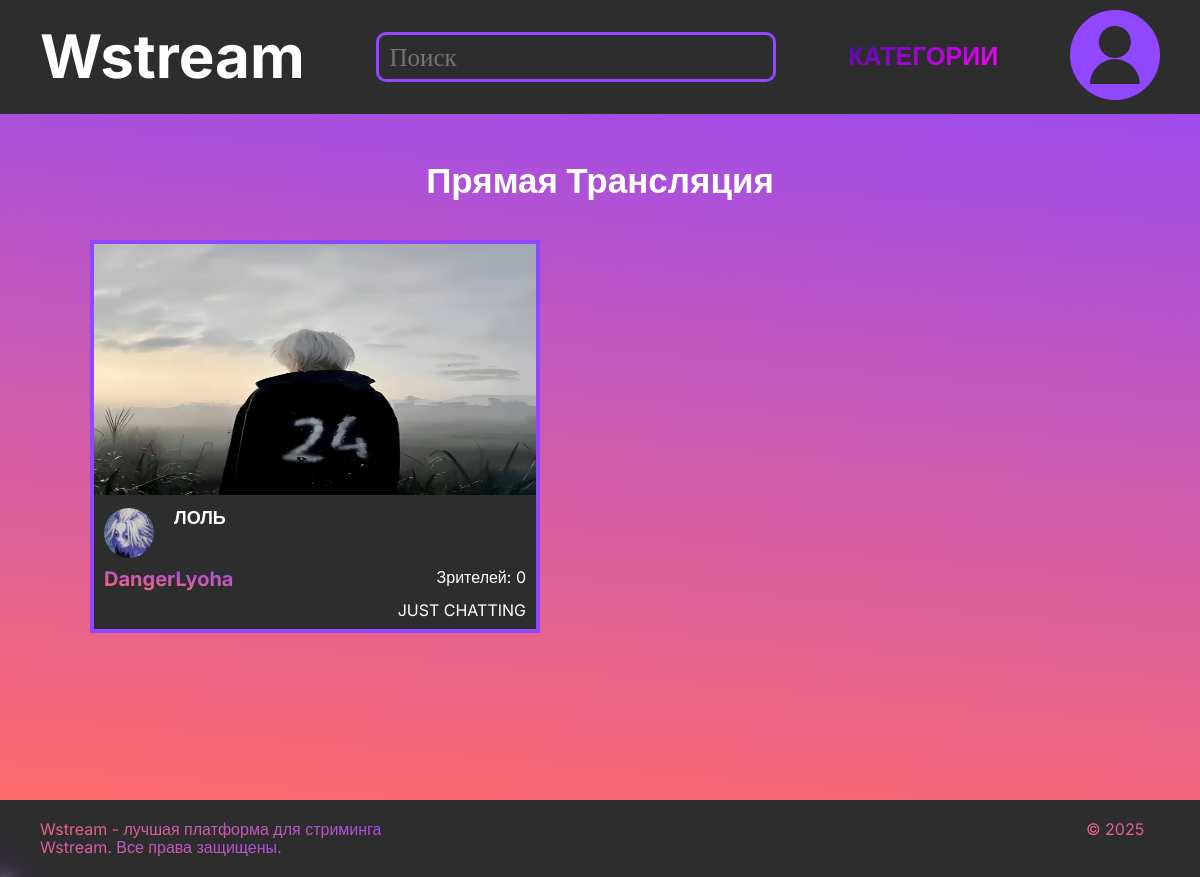
The app's page /, older data.
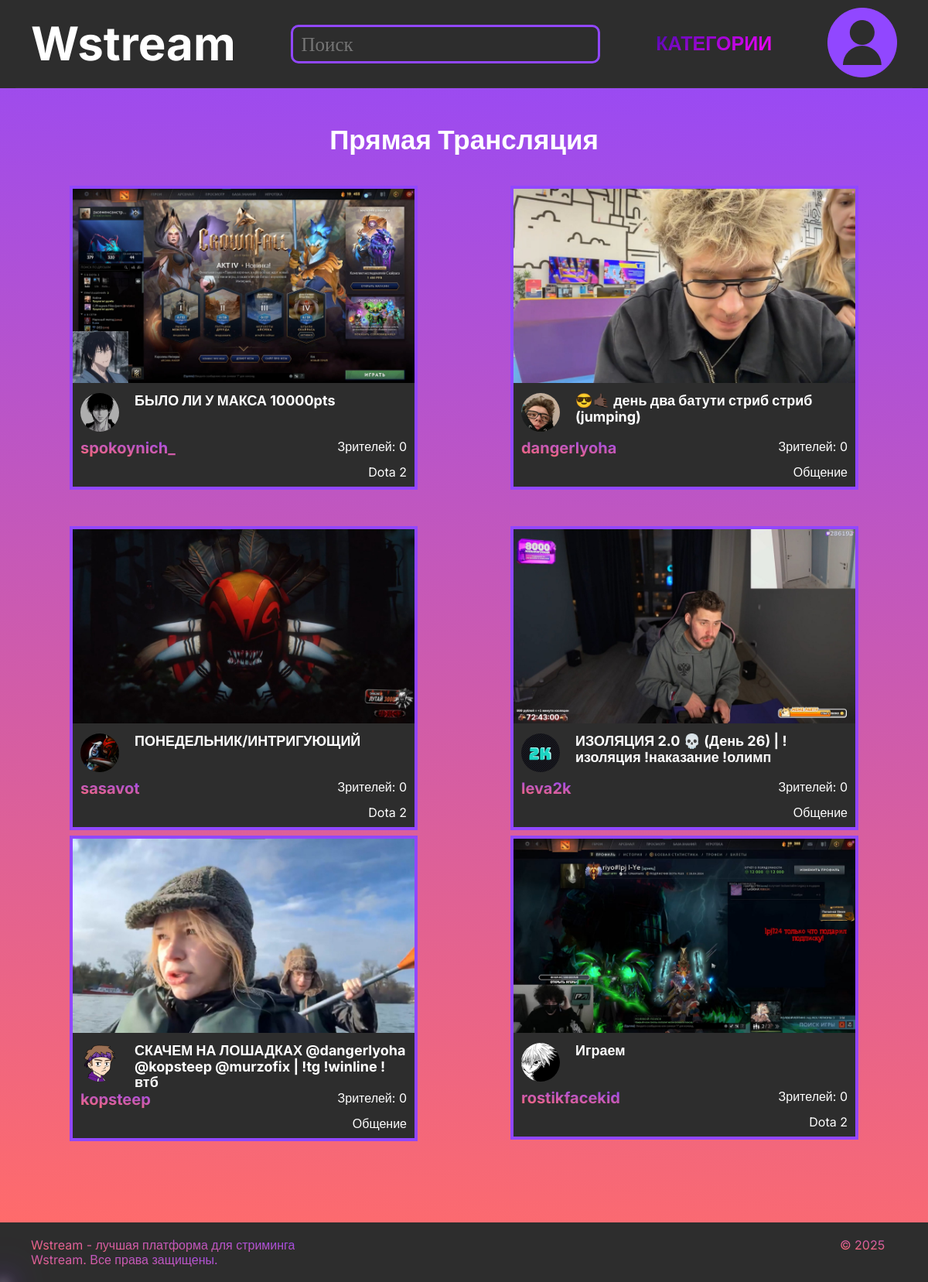
The same page, newer data.
### hello/models.py (models this page shows, shortened)
class Streams(models.Model):
    status = [
        ("Транслируется", "Транслируется"),
        ("Завершился", "Завершился")
    ]
    name = models.CharField('Название стрима', max_length=200, default="Новый стрим")
    id_users = models.ForeignKey(Users, on_delete=models.CASCADE, verbose_name='Пользователь')
    category = models.ForeignKey(StreamCategory, on_delete=models.SET_NULL, null=True, blank=True, verbose_name='Категория')
    status = models.CharField('Статус', max_length=50, choices=status, default="Транслируется")
    preview = models.ImageField('Обложка', upload_to='stream-preview/', null=True, blank=True)
    start_time = models.DateTimeField('Время начала стрима', default=timezone.now)
    end_time = models.DateTimeField('Время окончания стрима', null=True, blank=True)
    max_viewers = models.IntegerField('Макс. кол. зрителей', null=True, blank=True, default=0)
    description = models.TextField('Описание стрима', null=True, blank=True)
    class Meta:
        verbose_name = "Стрим"
        verbose_name_plural = "Стримы"
    @staticmethod
    def get_current_streams():
        return Streams.objects.filter(status="Транслируется").order_by('-start_time')

class Users(models.Model):
    rol = [
        ("Админ", "Админ"),
        ("Модератор", "Модератор"),
        ("Обычный пользователь", "Обычный пользователь")
    ]
    user = models.OneToOneField(User, on_delete=models.CASCADE, verbose_name='Пользователь Django', null=True, blank=True)
    user_name = models.CharField(verbose_name='Имя пользователя', max_length=30, default="Пользователь")
    email = models.EmailField("Почта", max_length=100, default="user@example.com")
    hash_particle = models.CharField('Хэш', max_length=100, blank=True, null=True)
    registration_date = models.DateField("Дата регистрации", auto_now_add=True)
    about = models.TextField("Информация о себе", null=True, blank=True)
    avatar = models.ImageField('Аватарка', upload_to='users_photos/', null=True, blank=True, default='users_photos/default_avatar.png')
    nickname = models.CharField("Никнейм", max_length=50, default="User")
    roles = models.CharField('Роль', max_length=50, choices=rol, default="Обычный пользователь")
    class Meta:
        verbose_name = "Пользователь"
        verbose_name_plural = "Пользователи"

class StreamCategory(models.Model):
    name = models.CharField('Название категории', max_length=50,  unique=True)
    image = models.ImageField('Изображение категории', upload_to='category_images/', null=True, blank=True)
    description = models.TextField('Описание категории', null=True, blank=True)
    created_at = models.DateTimeField('Дата создания', auto_now_add=True)
    current_viewers = models.IntegerField('Текущее количество зрителей', default=0)
    total_streams = models.IntegerField('Всего стримов', default=0)
    class Meta:
        verbose_name = "Категория стримов"
        verbose_name_plural = "Категории стримов"
    def __str__(self):
        return self.name

### hello/views.py (the view, shortened to what this page needs)
# urls.py: path('', page1, name='home'),
def page1(request):
    try:
        current_streams = Streams.get_current_streams()
    except Exception as e:
        current_streams = Streams.objects.none()
        print(f"Error in page1: {e}")
    context = {
        'streams': current_streams,
    }
    return render(request, 'base.html', context)

### hello/templates/base.html (shortened to what this page needs)
{% load static %}
<!DOCTYPE html>
<html lang="ru">
<head>
    <link rel="stylesheet" href="{% static 'css/normalize.css' %}" type="text/css">
    <link rel="stylesheet" href="{% static 'css/style.css' %}" type="text/css">
</head>
<body>
    <header class="header">
        <div class="container">
            <nav class="menu">
                <a href="{% url 'home' %}" class="linklogo">
                    <h1 class="title">Wstream</h1>
                </a>
                <form class="seacrh-all" action="/search" method="get">
                    <input class="search-logo" type="text" name="query" placeholder="Поиск">
                </form>
                <a href="{% url 'categories' %}" class="categoryy">Категории</a>
                <a href="{% url 'profile' %}" class="user-linkiii">
                    <img src="{% static 'images/Group 3.png' %}" alt="user" class="user-avatar">
                </a>
            </nav>
        </div>
    </header>
    <main class="main">
        <div class="container2">
            <h2 class="live-stream">Прямая Трансляция</h2>
            <div class="treams">
                {% for stream in streams %}
                <a href="{% url 'stream_detail' stream.id %}" class="link-streamer">
                    <div class="streamer">
                        {% if stream.preview %}
                        <img src="{{ stream.preview.url }}" alt="Обложка" class="pr">
                        {% else %}
                        <img src="{% static 'images/image (3).png' %}" alt="Обложка" class="pr">
                        {% endif %}
                        <div class="information">
                            {% if stream.id_users.avatar %}
                            <img src="{{ stream.id_users.avatar.url }}" alt="ava" class="avatar">
                            {% else %}
                            <img src="{% static 'images/image (2).png' %}" alt="ava" class="avatar">
                            {% endif %}
                            <h3 class="name-stream">{{ stream.name }}</h3>
                        </div>
                        <div class="right-left">
                            <p class="nick">{{ stream.id_users.nickname }}</p>
                            <p class="viewers">Зрителей: {{ stream.max_viewers|default:"0" }}</p>
                        </div>
                        <p class="category">{{ stream.category }}</p>
                    </div>
                </a>
                {% empty %}
                <p class="no-streams">Нет активных стримов</p>
                {% endfor %}
            </div>
        </div>
    </main>
    <footer class="footer">
        <div class="container">
            <div class="left">
                <p class="text">Wstream - лучшая платформа для стриминга</p>
            </div>
            <div class="right">
                <p class="text">© 2025 Wstream. Все права защищены.</p>
            </div>
        </div>
    </footer>
</body>
</html>

Row changes from the older to the newer data that the page shows:
removed Streams: preview (picture), id_users.avatar (picture), name "ЛОЛЬ", id_users.nickname "DangerLyoha", max_viewers "0", category "JUST CHATTING"
added Streams: preview (picture), id_users.avatar (picture), name "БЫЛО ЛИ У МАКСА 10000pts", id_users.nickname "spokoynich_", max_viewers "0", category "Dota 2"
added Streams: preview (picture), id_users.avatar (picture), name "😎🤙🏿 день два батути стриб стриб (jumping)", id_users.nickname "dangerlyoha", max_viewers "0", category "Общение"
added Streams: preview (picture), id_users.avatar (picture), name "ПОНЕДЕЛЬНИК/ИНТРИГУЮЩИЙ", id_users.nickname "sasavot", max_viewers "0", category "Dota 2"
added Streams: preview (picture), id_users.avatar (picture), name "ИЗОЛЯЦИЯ 2.0 💀 (День 26) | !изоляция !наказание !олимп", id_users.nickname "leva2k", max_viewers "0", category "Общение"
added Streams: preview (picture), id_users.avatar (picture), name "СКАЧЕМ НА ЛОШАДКАХ @dangerlyoha @kopsteep @murzofix | !tg !winline !втб", id_users.nickname "kopsteep", max_viewers "0", category "Общение"
added Streams: preview (picture), id_users.avatar (picture), name "Играем", id_users.nickname "rostikfacekid", max_viewers "0", category "Dota 2"
